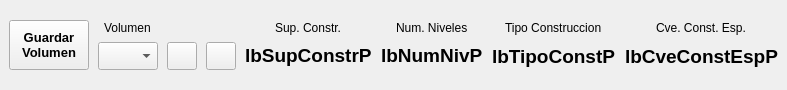
                   <widget class="QWidget" name="widget_8" native="true">
                    <property name="maximumSize">
                     <size>
                      <width>16777215</width>
                      <height>90</height>
                     </size>
                    </property>
                    <layout class="QGridLayout" name="gridLayout_12">
                     <property name="leftMargin">
                      <number>9</number>
                     </property>
                     <property name="topMargin">
                      <number>20</number>
                     </property>
                     <property name="rightMargin">
                      <number>9</number>
                     </property>
                     <property name="bottomMargin">
                      <number>20</number>
                     </property>
                     <property name="horizontalSpacing">
                      <number>9</number>
                     </property>
                     <item row="0" column="1" alignment="Qt::AlignHCenter">
                      <widget class="QLabel" name="label_31">
                       <property name="text">
                        <string>Volumen</string>
                       </property>
                      </widget>
                     </item>
                     <item row="0" column="4" alignment="Qt::AlignHCenter">
                      <widget class="QLabel" name="label_32">
                       <property name="text">
                        <string>Sup. Constr.</string>
                       </property>
                      </widget>
                     </item>
                     <item row="0" column="5" alignment="Qt::AlignHCenter">
                      <widget class="QLabel" name="label_33">
                       <property name="text">
                        <string>Num. Niveles</string>
                       </property>
                      </widget>
                     </item>
                     <item row="1" column="1">
                      <widget class="QComboBox" name="cmbVolumenP">
                       <property name="minimumSize">
                        <size>
                         <width>0</width>
                         <height>28</height>
                        </size>
                       </property>
                       <property name="maximumSize">
                        <size>
                         <width>60</width>
                         <height>28</height>
                        </size>
                       </property>
                       <property name="font">
                        <font>
                         <pointsize>14</pointsize>
                         <weight>75</weight>
                         <bold>true</bold>
                        </font>
                       </property>
                       <property name="styleSheet">
                        <string notr="true">QComboBox QAbstractItemView::item { min-height: 25;}
QListView{color: black ; font-size: 16px; outline:none; font-weight:bold}QListView::item:selected { color: red; background-color: lightgray;}</string>
                       </property>
                      </widget>
                     </item>
                     <item row="1" column="2" alignment="Qt::AlignVCenter">
                      <widget class="QPushButton" name="btnAddConstP">
                       <property name="minimumSize">
                        <size>
                         <width>30</width>
                         <height>28</height>
                        </size>
                       </property>
                       <property name="maximumSize">
                        <size>
                         <width>30</width>
                         <height>28</height>
                        </size>
                       </property>
                       <property name="text">
                        <string/>
                       </property>
                       <property name="icon">
                        <iconset>
                         <normaloff>:/cedula/icons/add.png</normaloff>:/cedula/icons/add.png</iconset>
                       </property>
                      </widget>
                     </item>
                     <item row="1" column="3">
                      <widget class="QPushButton" name="btnDelConstrP">
                       <property name="minimumSize">
                        <size>
                         <width>30</width>
                         <height>28</height>
                        </size>
                       </property>
                       <property name="maximumSize">
                        <size>
                         <width>30</width>
                         <height>28</height>
                        </size>
                       </property>
                       <property name="text">
                        <string/>
                       </property>
                       <property name="icon">
                        <iconset>
                         <normaloff>:/cedula/icons/remove_one.png</normaloff>:/cedula/icons/remove_one.png</iconset>
                       </property>
                      </widget>
                     </item>
                     <item row="1" column="4" alignment="Qt::AlignHCenter|Qt::AlignVCenter">
                      <widget class="QLabel" name="lbSupConstrP">
                       <property name="font">
                        <font>
                         <pointsize>14</pointsize>
                         <weight>75</weight>
                         <bold>true</bold>
                        </font>
                       </property>
                       <property name="text">
                        <string>lbSupConstrP</string>
                       </property>
                      </widget>
                     </item>
                     <item row="1" column="5" alignment="Qt::AlignHCenter|Qt::AlignVCenter">
                      <widget class="QLabel" name="lbNumNivP">
                       <property name="font">
                        <font>
                         <pointsize>14</pointsize>
                         <weight>75</weight>
                         <bold>true</bold>
                        </font>
                       </property>
                       <property name="text">
                        <string>lbNumNivP</string>
                       </property>
                      </widget>
                     </item>
                     <item row="0" column="6" alignment="Qt::AlignHCenter">
                      <widget class="QLabel" name="label_40">
                       <property name="text">
                        <string>Tipo Construccion</string>
                       </property>
                      </widget>
                     </item>
                     <item row="1" column="6" alignment="Qt::AlignHCenter">
                      <widget class="QLabel" name="lbTipoConstP">
                       <property name="font">
                        <font>
                         <pointsize>14</pointsize>
                         <weight>75</weight>
                         <bold>true</bold>
                        </font>
                       </property>
                       <property name="text">
                        <string>lbTipoConstP</string>
                       </property>
                      </widget>
                     </item>
                     <item row="1" column="7" alignment="Qt::AlignHCenter">
                      <widget class="QLabel" name="lbCveConstEspP">
                       <property name="font">
                        <font>
                         <pointsize>14</pointsize>
                         <weight>75</weight>
                         <bold>true</bold>
                        </font>
                       </property>
                       <property name="text">
                        <string>lbCveConstEspP</string>
                       </property>
                      </widget>
                     </item>
                     <item row="0" column="7" alignment="Qt::AlignHCenter">
                      <widget class="QLabel" name="lbCveConstEspP_2">
                       <property name="text">
                        <string>Cve. Const. Esp.</string>
                       </property>
                      </widget>
                     </item>
                     <item row="0" column="0" rowspan="2">
                      <widget class="QPushButton" name="btnGuardaVolP">
                       <property name="sizePolicy">
                        <sizepolicy hsizetype="Minimum" vsizetype="Fixed">
                         <horstretch>70</horstretch>
                         <verstretch>50</verstretch>
                        </sizepolicy>
                       </property>
                       <property name="minimumSize">
                        <size>
                         <width>70</width>
                         <height>50</height>
                        </size>
                       </property>
                       <property name="sizeIncrement">
                        <size>
                         <width>0</width>
                         <height>0</height>
                        </size>
                       </property>
                       <property name="baseSize">
                        <size>
                         <width>0</width>
                         <height>0</height>
                        </size>
                       </property>
                       <property name="font">
                        <font>
                         <pointsize>10</pointsize>
                         <weight>75</weight>
                         <bold>true</bold>
                        </font>
                       </property>
                       <property name="text">
                        <string>Guardar
Volumen</string>
                       </property>
                      </widget>
                     </item>
                    </layout>
                   </widget>
